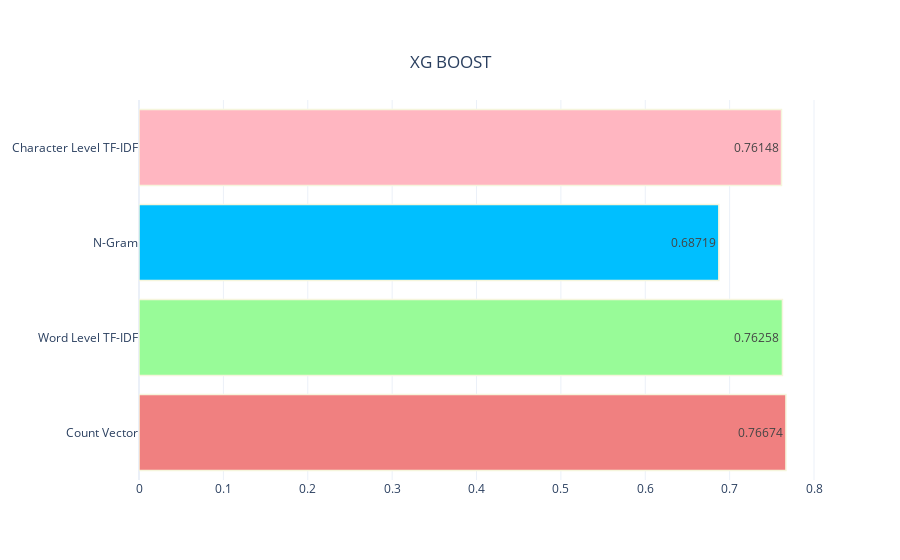

This figure's notebook cell:
### Markdown cell above
<a id="23"></a>

# **XG Boost Classifier Results**

### Code cell
xgb_results=pd.DataFrame({"Values": [xgb_cross_val_count,xgb_cross_val_word,xgb_cross_val_Ngram,xgb_cross_val_char],
                              "Function":["Count Vector","Word Level TF-IDF","N-Gram","Character Level TF-IDF"]})
fig=make_subplots(rows=1,cols=1)
fig.add_trace(go.Bar(x=[round(i,5) for i in xgb_results["Values"]],
                    y=knn_results["Function"],
                    text=[round(i,5) for i in xgb_results["Values"]],orientation="h",textposition="inside",name="Values",
                    marker=dict(color=["lightcoral","palegreen","deepskyblue","lightpink"],line_color="beige",line_width=1.5)),row=1,col=1)
fig.update_layout(title={"text": "XG BOOST ",
                        "y":0.9,
                        "x":0.5,
                        "xanchor":"center",
                        "yanchor":"top"},
                 template="plotly_white")
fig.update_xaxes(row=1,col=1)
iplot(fig)

### Figure 1 — Plotly figure (JSON) as saved in the notebook; plotly's stock layout.template omitted (floating-point values rounded to 4 significant figures)
{"data": [{"marker": {"color": ["lightcoral", "palegreen", "deepskyblue", "lightpink"], "line": {"color": "beige", "width": 1.5}}, "name": "Values", "orientation": "h", "text": ["0.76674", "0.76258", "0.68719", "0.76148"], "textposition": "inside", "type": "bar", "x": [0.7667, 0.7626, 0.6872, 0.7615], "xaxis": "x", "y": ["Count Vector", "Word Level TF-IDF", "N-Gram", "Character Level TF-IDF"], "yaxis": "y"}], "layout": {"title": {"text": "XG BOOST ", "x": 0.5, "xanchor": "center", "y": 0.9, "yanchor": "top"}, "xaxis": {"anchor": "y", "domain": [0, 1]}, "yaxis": {"anchor": "x", "domain": [0, 1]}}}
